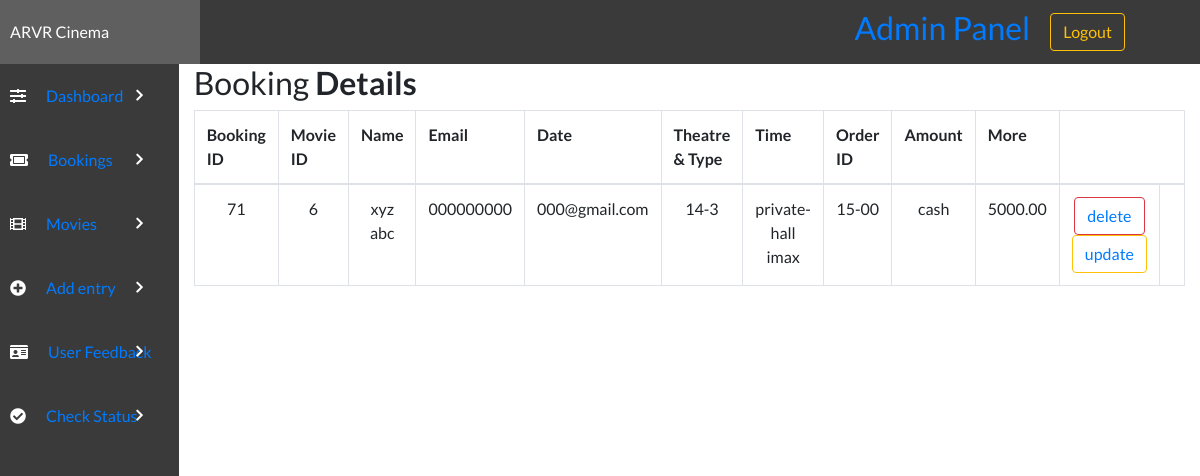
/admin/view.php (signed in), run on the app's committed database.
### tables this page shows
CREATE TABLE `bookingtable` (
  `bookingID` int(11) NOT NULL,
  `movieID` int(11) DEFAULT NULL,
  `bookingTheatre` varchar(100) NOT NULL,
  `bookingType` varchar(100) DEFAULT NULL,
  `bookingDate` varchar(50) NOT NULL,
  `bookingTime` varchar(50) NOT NULL,
  `bookingFName` varchar(100) NOT NULL,
  `bookingLName` varchar(100) DEFAULT NULL,
  `bookingPNumber` varchar(12) NOT NULL,
  `bookingEmail` varchar(255) NOT NULL,
  `amount` varchar(255) NOT NULL,
  `ORDERID` varchar(255) NOT NULL,
  `DATE-TIME` datetime NOT NULL DEFAULT current_timestamp()
);

### admin/view.php (the view, shortened to what this page needs)
<?php
include "config.php";
?>
<!DOCTYPE html>
<html lang="en">
<head>
    <link rel="stylesheet" href="../style/styles.css">
    <link rel="stylesheet" href="https://use.fontawesome.com/releases/v5.7.2/css/all.css">
    <link rel="stylesheet" href="https://cdnjs.cloudflare.com/ajax/libs/twitter-bootstrap/4.5.2/css/bootstrap.css">
    <link rel="stylesheet" href="https://cdn.datatables.net/1.10.22/css/dataTables.bootstrap4.min.css">
    <link rel="stylesheet" href="https://maxcdn.bootstrapcdn.com/bootstrap/4.0.0/css/bootstrap.min.css">
</head>
<body>
    <?php include('header.php'); ?>
    <div class="admin-container">
        <?php include('sidebar.php'); ?>
        <div class="container-lg">
            <div class="table-responsive">
                <div class="table-wrapper">
                    <div class="table-title">
                        <div class="row">
                            <div class="col-sm-8">
                                <h2>Booking <b>Details</b></h2>
                            </div>
                        </div>
                    </div>
                    <table class="table table-bordered" id="dataTable" width="100%" cellspacing="0">
                        <tr>
                            <th>Booking ID</th>
                            <th>Movie ID</th>
                            <th>Name</th>
                            <th>Email</th>
                            <th>Date</th>
                            <th>Theatre & Type</th>
                            <th>Time</th>
                            <th>Order ID</th>
                            <th>Amount</th>
                            <th>More</th>
                        </tr>
                        <tbody>
                            <?php
                            $con = mysqli_connect($host, $user, $password, $dbname);
                            $select = "SELECT * FROM `bookingtable`";
                            $run = mysqli_query($con, $select);
                            while ($row = mysqli_fetch_array($run)) {
                                $bookingid = $row['bookingID'];
                                $movieID = $row['movieID'];
                                $bookingFName = $row['bookingFName'];
                                $bookingLName = $row['bookingLName'];
                                $mobile = $row['bookingPNumber'];
                                $email = $row['bookingEmail'];
                                $date = $row['bookingDate'];
                                $theatre = $row['bookingTheatre'];
                                $type = $row['bookingType'];
                                $time = $row['bookingTime'];
                                $ORDERID = $row['ORDERID'];
                                $amount = $row['amount'];
                            ?>
                                <tr align="center">
                                <td><?php echo $bookingid; ?></td>
                                    <td><?php echo $movieID; ?></td>
                                    <td><?php echo $bookingFName . ' ' . $bookingLName; ?></td>
                                    <td><?php echo $mobile; ?></td>
                                    <td><?php echo $email; ?></td>
                                    <td><?php echo $date; ?></td>
                                    <td><?php echo $theatre . ' ' . $type; ?></td>
                                    <td><?php echo $time; ?></td>
                                    <td><?php echo $ORDERID; ?></td>
                                    <td><?php echo $amount; ?></td>
                                    <td><button type="submit" type="button" class="btn btn-outline-danger"><?php echo  "<a href='deleteBooking.php?id=" . $row['bookingID'] . "' >delete</a>"; ?></button><button name="update"  type="submit" onclick="" type="button" class="btn btn-outline-warning"><?php echo  "<a href='editBooking.php?id=" . $row['bookingID'] . "'>update</a>"; ?></button></td>
                                    <td></td>
                                </tr>
                            <?php }
                            ?>
                        </tbody>
                    </table>
                </div>
            </div>
        </div>
    </div>
</body>
</html>

### style/styles.css (style rules this page uses)
* { margin: 0; padding: 0; box-sizing: border-box; font-family: "Lato", sans-serif; text-decoration: none; color: unset; }
.admin-container { display: grid; grid-template-columns: 1fr 5fr; }

### data on the page
bookingtable: bookingID "71", movieID "6", bookingFName "xyz", bookingLName "abc", bookingPNumber "000000000", bookingEmail "000@gmail.com", bookingDate "14-3", bookingTheatre "private-hall", bookingType "imax", bookingTime "15-00", ORDERID "cash", amount "5000.00"
